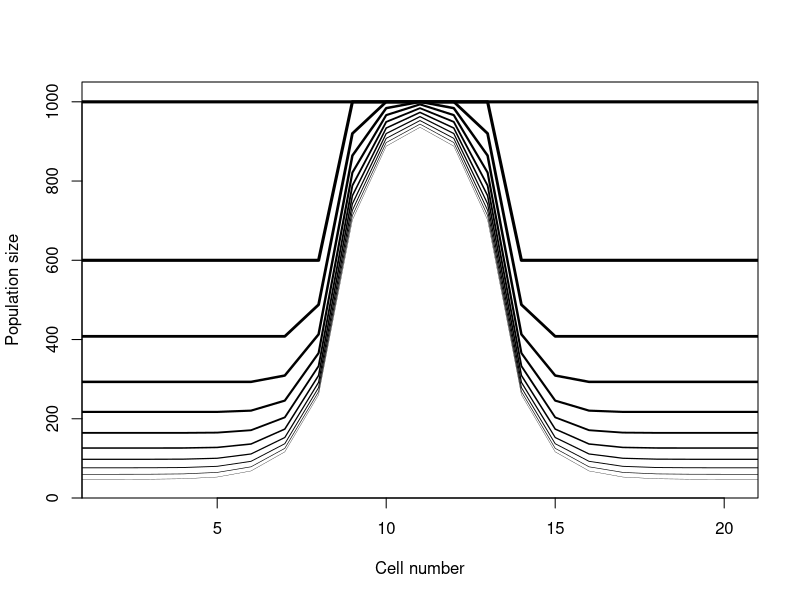
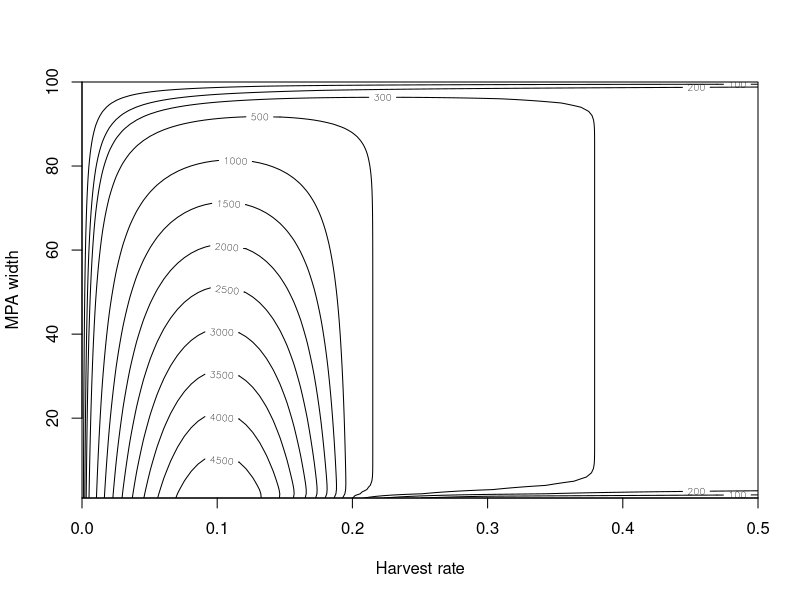
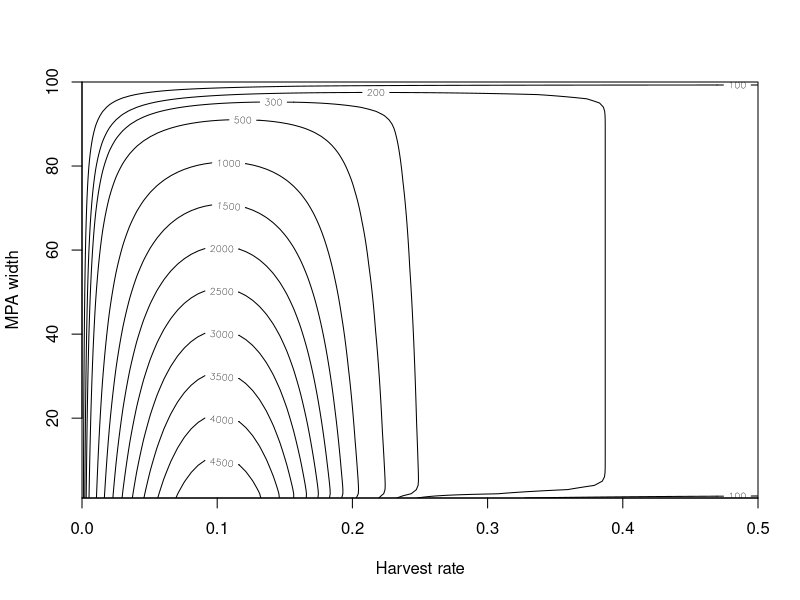
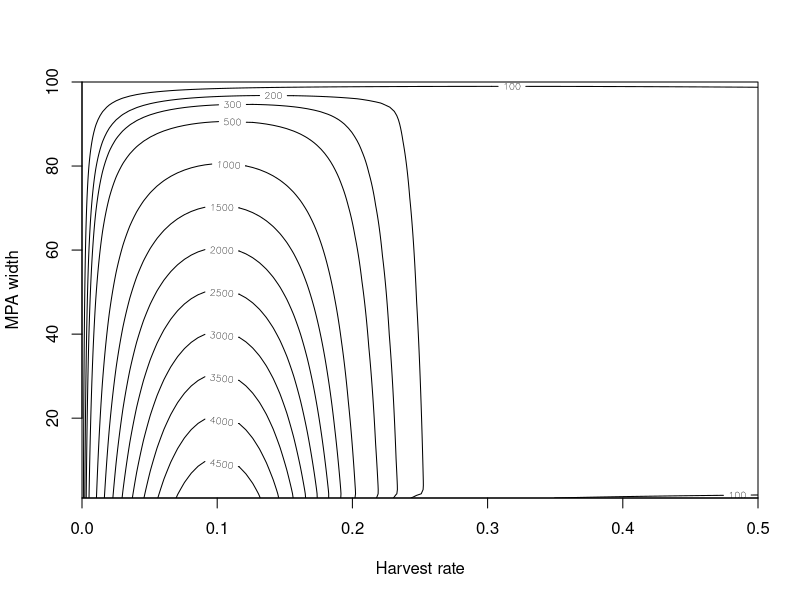

Recreate these plots in R, in order. (Note: a time limit stopped this script after it produced the figures.)
## ---- chunk 1
knitr::opts_chunk$set(echo = TRUE)
## ---- chunk 2
calc.harvest.vec <- function(u.out, ncells, MPA.width)  {
   u.vec <- vector(length=ncells) #create vector to store harvest rates in each cell hence the the length is ncells 
   u.vec[] <- u.out       #set every cell to u.out, equivalent to u.vec[1:ncells] <- u.out   
   if (MPA.width > 0) {   #no need to do this if there is no MPA! 
      MPA.begin <- round((ncells-MPA.width)/2)+1  #start cell of MPAin the middle of ncells 
      MPA.end <- MPA.begin + MPA.width -1         #end cell of MPA in the middle of ncells 
      u.vec[MPA.begin:MPA.end] <- 0        
   }
   return(u.vec)
}

calc.harvest.vec(u.out=0.5, ncells=100, MPA.width =5) 


## ---- chunk 3
MPA.model <- function(r, K, u.out, ncells, nsteps, 
                      MPA.width, mrate) {
   #harvest rate in each cell using function described in part 1
   u.vec <- calc.harvest.vec(u.out=u.out, ncells=ncells, MPA.width=MPA.width)
   
   #Population in each cell, empty cells place holder for later calcualtions 
   pop <- vector(length=ncells) 
   
   #set starting population in vector pop in each cell 
   # equal to K; this can be biomass estimate at first time step
    pop[]<-K
   
  # this models assumed pacman movement of individuals in the cells; where individuals moving off the right appear on the left and vice versa; there are other movement simulations that can be considered 
   #vector left.cells storing the cell numbers of cells to the left of each cell
   left.cell<- c(ncells, 1: (ncells-1))
    
   #vector right.cells storing the cell numbers of cells to the right of each cell
   right.cell<- c(2: ncells, 1) #Start at 2 since the fist cell (think corner) cannot move to the right, only to the left. the :1 wraps the area around 
   
   print(left.cell) #print allows you to see what the vectors look like to make sure they are right; not necessary when running simulations but are a good check 
   print(right.cell)
   print(u.vec)
   print(pop)
   
   #plot the initial numbers
   plot(x=1:ncells, y=pop, xlab="Cell number", lwd=3,
        ylab="Population size", ylim=c(0, 1.05*max(pop)), 
        type="l", yaxs="i", xaxs="i")
   
   #loop through the time steps (nsteps or # of years)
   for (i in 1:nsteps) {
      #Vector "leaving" is number of individuals leaving each cell 
      #Number leaving each cell is 2*movement rate*pop size
     #since i used vector operation there is no need to loop 
      leaving<-2*mrate*pop
      
      #The number of immigrants is 1/2 those leaving cells to the left and 1/2 those leaving cells to the right. 
      #The idea here is that individuals evely migrate to left and right cells
      arriving<-0.5*leaving[left.cell]+ 0.5*leaving[right.cell]
      
      #surplus production from the logistic model
      surplus<- r*pop *(1-pop/K)
      
      #catches = harvest rate in each cell times the population size 
      #basically how much are we catching at each time step
      catches<- u.vec*pop
      
      
      #Now that we caught some fish and some migrated we update the population numbers
      pop<-pop+surplus-catches- leaving+ arriving
      
      #plot the population in each cell (uncomment when ready); plot allows us to see what population numbers look like in each cell as the model steps through each time step. We should see higher population inside MPA since harvest rate is 0.
      lines(x=1:ncells, y=pop, lwd=(nsteps-i+1)/nsteps*3)
   }
}
MPA.model(r=0.2, K=1000, u.out=0.4, ncells=21,
          MPA.width=5, nsteps=10, mrate=0.2)
## ---- chunk 4
MPA.eqm.catch <- function(r, K, u.out, ncells, nsteps, 
                      MPA.width, mrate) {
   #harvest rate in each cell
   u.vec <- calc.harvest.vec(u.out=u.out, ncells=ncells, MPA.width=MPA.width)
   
   #Population in each cell
   pop <- vector(length=ncells) 
   
   #set starting population in vector pop in each cell 
   # equal to K
    pop[]<-K
   
   #vector left.cells storing the cell numbers of  
   # cells to the left of each cell
   left.cell<- c(ncells, 1: (ncells-1))
    
   #vector right.cells storing the cell numbers of 
   # cells to the right of each cell
   right.cell<- c(2: ncells, 1) #Start at 2 since the fist cell cannot move to the right, only to the left. the :1 wraps the area around 

   #loop through the time steps
   for (i in 1:nsteps) {
      #Vector "leaving" of number leaving each cell 
      #Number leaving each cell is 2*movement rate*pop size
      leaving<-2*mrate*pop
      
      #The number of immigrants is 1/2 those leaving cells to the left and 1/2 those leaving cells to the right. 
      #This is a complicated expression, take a minute to think it through!
      arriving<-0.5*leaving[left.cell]+ 0.5*leaving[right.cell]
      
      #surplus production from the logistic model
      surplus<- r*pop *(1-pop/K)
      
      #catches = harvest rate in each cell times the population size 
      catches<- u.vec*pop
      
      #update the population numbers
      pop<-pop+surplus-catches- leaving+ arriving
      
   }
   return(sum(catches)) 
}

MPA.eqm.catch(r=0.2, K=1000, u.out=0.4, ncells=21,
          MPA.width=5, nsteps=10, mrate=0.2)
## ---- chunk 5
contour.width.harvest <- function(r=0.2, K=1000, ncells=100, nsteps=1000, mrate=0.2) {
   #vector MPA.widths[] to loop over; empty vectors as place holders
   MPA.widths <- 1:100  

   #vector harvest[] to loop over
   harvest <- seq(0,0.5,length.out=100)   
   
   #matrix catch.mat[] to store the equilibrium catches; rows are harvest, columns are MPA widths
   catch.mat<-matrix(nrow=length(harvest), ncol=length(MPA.widths))
    
   #loop through widths *and* loop through harvest rates
   #storing equilibrium summed catches from MPA.eqm.catch() 
   #length(harvest) used since the matrix will not recognize cell 0.5 column 10. Technicaly does not exist.
   
  for (i in 1:length(harvest)){
    for (j in 1:length(MPA.widths)){
      catch.mat[i, j]<-MPA.eqm.catch(r=r, K=K, u.out=harvest[i], ncells=ncells,MPA.width=MPA.widths[j], nsteps=nsteps, mrate=mrate)
    }
  }
   print(paste(i,j))  #this prints out the current loop number for progress
   
   
   #Plot a contour showing total catches by MPAwidth and harvest rate
   #xvalues are the harvest values, y values are MPA.widths, and 
   #z values are equilibrium catches stored in the matrix
   contour(x=harvest, y=MPA.widths, z=catch.mat,
           xlab="Harvest rate",  ylab="MPA width", 
           xaxs="i",yaxs="i", levels=c(100,200,300, 500,
                                       seq(1000,5000,500)))
   
   #return the resulting values for catches
   return(catch.mat)
}

contour.width.harvest()


#pdf("Figures//newfig.pdf",width=8, height=5)
x <- contour.width.harvest(r=0.2, K=1000, ncells=100, 
                           nsteps=100, mrate=0.1) 
#dev.off()

#lower movement rate
x <- contour.width.harvest(r=0.2, K=1000, ncells=100, 
                           nsteps=100, mrate=0.05) 

#higher value of r
x <- contour.width.harvest(r=0.5, K=1000, ncells=100, 
                           nsteps=100, mrate=0.1) 
